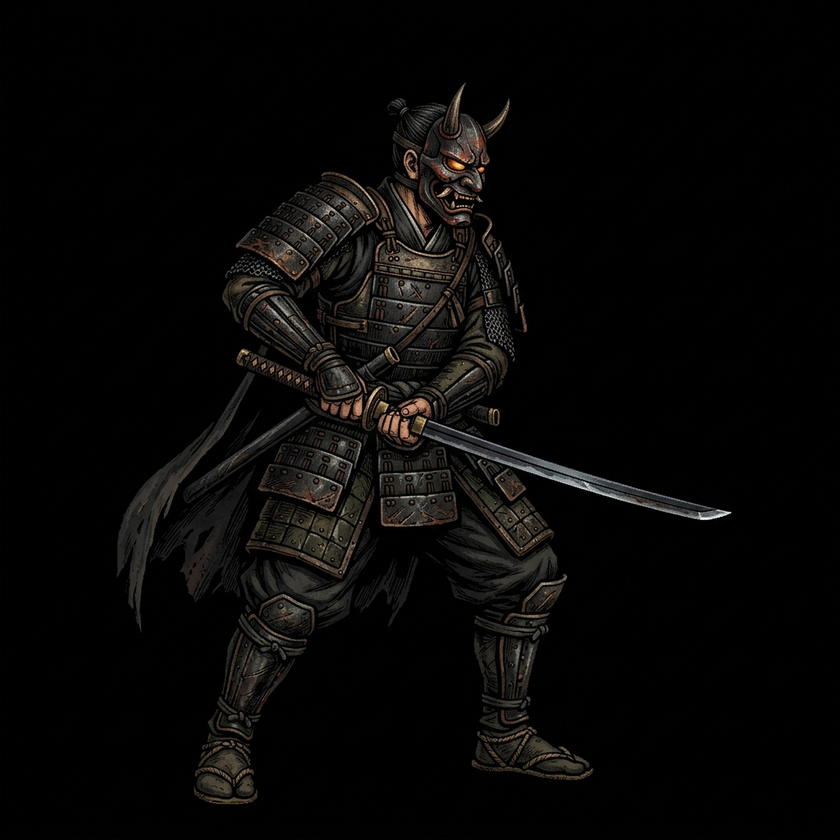
#> input picture real_jin.png, 840 x 840 px, shrunk from 1024 x 1024 before the run
$ python remove_bg.py
#> lines starting #> are read from the running program, lines starting #| are printed output that depends on the picture
from PIL import Image
import os

def mk_trans(f):
#> called with f = 'real_jin.png'
    if not os.path.exists(f): return
    img = Image.open(f).convert('RGBA')
    # Use standard list comprehension over getdata()
    datas = list(img.getdata())
#> datas = 705600 items
    new_data = []
    # threshold for black
    for item in datas:
        if item[0] < 30 and item[1] < 30 and item[2] < 30:
            new_data.append((255, 255, 255, 0)) # transparent
        else:
            new_data.append(item)
#> this loop made 705600 passes
#> item on passes 1 to 3: (2, 2, 2, 255), (4, 4, 4, 255), (1, 1, 1, 255)
#> after the loop, new_data = 705600 items
    img.putdata(new_data)
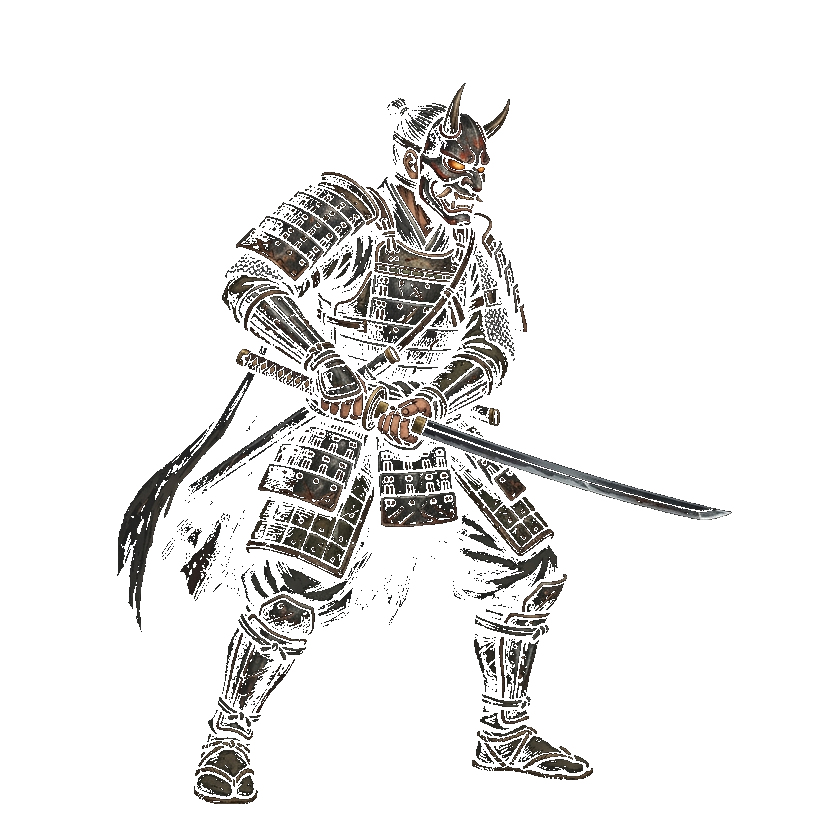
#> img: PIL image 840x840 RGBA; mean R, G, B, A 233.5, 232.9, 232.2, 28.4; transparent parts drawn white
    img.save('trans_' + f)

mk_trans('real_jin.png')
mk_trans('real_shimura.png')
#> call 2 of mk_trans, with f = 'real_shimura.png'
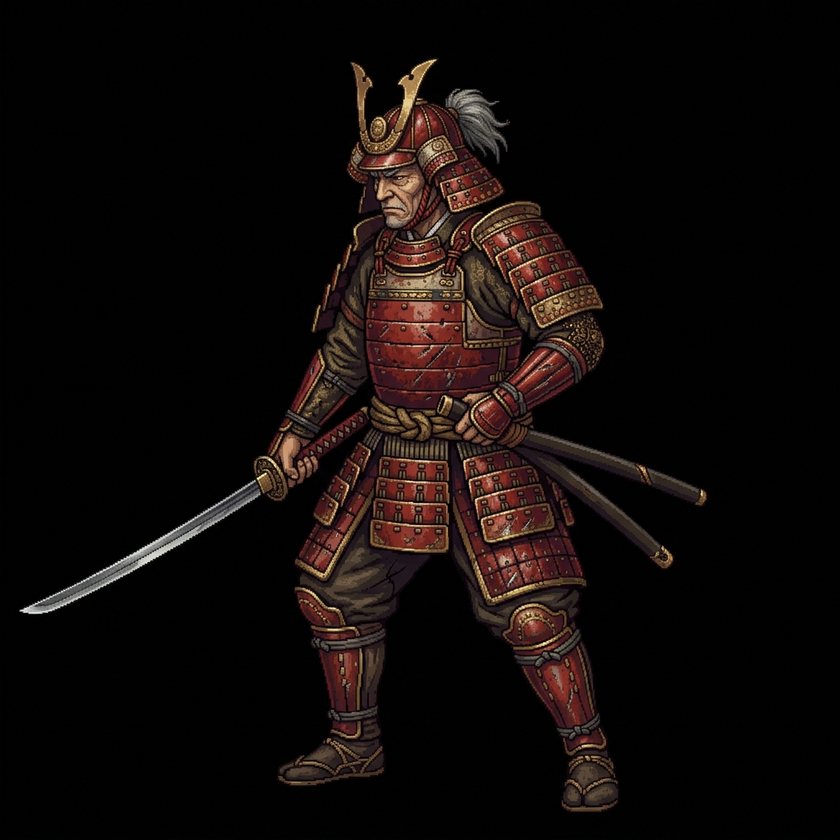
#> input picture real_shimura.png, 840 x 840 px, shrunk from 1024 x 1024 before the run
#> the loop in mk_trans (call 2), `for item in datas:` made 705600 passes
#> in mk_trans (call 2), `img.putdata(new_data)`:
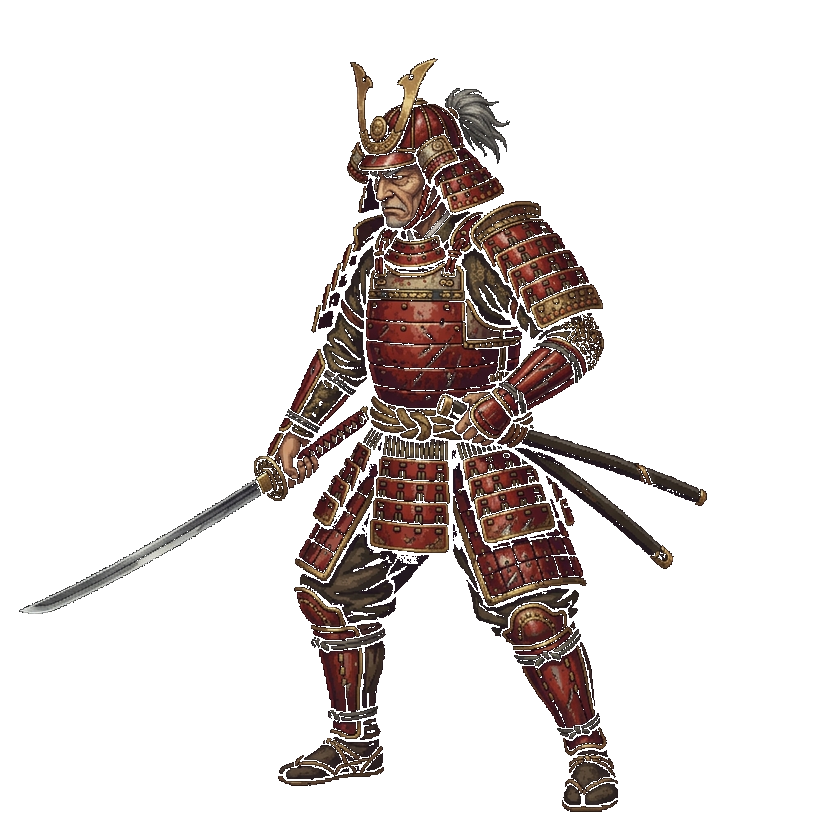
#> img: PIL image 840x840 RGBA; mean R, G, B, A 224.3, 218.9, 217.3, 46.2; transparent parts drawn white
